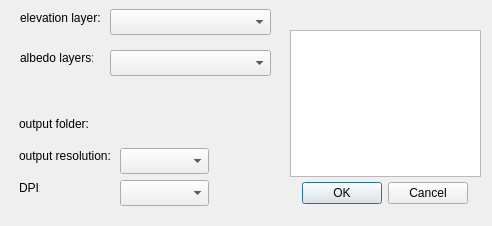
<?xml version="1.0" encoding="UTF-8"?>
<ui version="4.0">
 <class>QalqDialogBase</class>
 <widget class="QDialog" name="QalqDialogBase">
  <property name="geometry">
   <rect>
    <x>0</x>
    <y>0</y>
    <width>492</width>
    <height>226</height>
   </rect>
  </property>
  <property name="windowTitle">
   <string>Qalc</string>
  </property>
  <widget class="QgsMapLayerComboBox" name="mMapLayerComboBox">
   <property name="geometry">
    <rect>
     <x>110</x>
     <y>9</y>
     <width>161</width>
     <height>26</height>
    </rect>
   </property>
  </widget>
  <widget class="QLabel" name="label_2">
   <property name="geometry">
    <rect>
     <x>19</x>
     <y>116</y>
     <width>73</width>
     <height>16</height>
    </rect>
   </property>
   <property name="text">
    <string>output folder:</string>
   </property>
  </widget>
  <widget class="QLabel" name="label_resolution_3">
   <property name="geometry">
    <rect>
     <x>19</x>
     <y>180</y>
     <width>21</width>
     <height>16</height>
    </rect>
   </property>
   <property name="text">
    <string>DPI:</string>
   </property>
  </widget>
  <widget class="QgsFileWidget" name="mQgsFileWidget">
   <property name="geometry">
    <rect>
     <x>120</x>
     <y>116</y>
     <width>141</width>
     <height>26</height>
    </rect>
   </property>
  </widget>
  <widget class="QDialogButtonBox" name="button_box">
   <property name="geometry">
    <rect>
     <x>300</x>
     <y>180</y>
     <width>168</width>
     <height>26</height>
    </rect>
   </property>
   <property name="orientation">
    <enum>Qt::Orientation::Horizontal</enum>
   </property>
   <property name="standardButtons">
    <set>QDialogButtonBox::StandardButton::Cancel|QDialogButtonBox::StandardButton::Ok</set>
   </property>
  </widget>
  <widget class="QComboBox" name="mDPIComboBox">
   <property name="geometry">
    <rect>
     <x>120</x>
     <y>180</y>
     <width>89</width>
     <height>26</height>
    </rect>
   </property>
  </widget>
  <widget class="QComboBox" name="mResolutionComboBox">
   <property name="geometry">
    <rect>
     <x>120</x>
     <y>148</y>
     <width>89</width>
     <height>26</height>
    </rect>
   </property>
  </widget>
  <widget class="QLabel" name="label_resolution">
   <property name="geometry">
    <rect>
     <x>19</x>
     <y>148</y>
     <width>95</width>
     <height>16</height>
    </rect>
   </property>
   <property name="text">
    <string>output resolution:</string>
   </property>
  </widget>
  <widget class="QLabel" name="label">
   <property name="geometry">
    <rect>
     <x>20</x>
     <y>10</y>
     <width>80</width>
     <height>16</height>
    </rect>
   </property>
   <property name="text">
    <string>elevation layer:</string>
   </property>
  </widget>
  <widget class="QListWidget" name="albedo_listWidget">
   <property name="geometry">
    <rect>
     <x>290</x>
     <y>30</y>
     <width>191</width>
     <height>147</height>
    </rect>
   </property>
   <property name="acceptDrops">
    <bool>true</bool>
   </property>
  </widget>
  <widget class="QgsMapLayerComboBox" name="mAlbedoLayerComboBox">
   <property name="geometry">
    <rect>
     <x>110</x>
     <y>50</y>
     <width>161</width>
     <height>26</height>
    </rect>
   </property>
  </widget>
  <widget class="QLabel" name="label_albedo">
   <property name="geometry">
    <rect>
     <x>20</x>
     <y>50</y>
     <width>73</width>
     <height>16</height>
    </rect>
   </property>
   <property name="text">
    <string>albedo layers:</string>
   </property>
  </widget>
 </widget>
 <customwidgets>
  <customwidget>
   <class>QgsFileWidget</class>
   <extends>QWidget</extends>
   <header>qgsfilewidget.h</header>
  </customwidget>
  <customwidget>
   <class>QgsMapLayerComboBox</class>
   <extends>QComboBox</extends>
   <header>qgsmaplayercombobox.h</header>
  </customwidget>
 </customwidgets>
 <resources/>
 <connections>
  <connection>
   <sender>button_box</sender>
   <signal>accepted()</signal>
   <receiver>QalqDialogBase</receiver>
   <slot>accept()</slot>
   <hints>
    <hint type="sourcelabel">
     <x>240</x>
     <y>201</y>
    </hint>
    <hint type="destinationlabel">
     <x>20</x>
     <y>20</y>
    </hint>
   </hints>
  </connection>
  <connection>
   <sender>button_box</sender>
   <signal>rejected()</signal>
   <receiver>QalqDialogBase</receiver>
   <slot>reject()</slot>
   <hints>
    <hint type="sourcelabel">
     <x>240</x>
     <y>201</y>
    </hint>
    <hint type="destinationlabel">
     <x>20</x>
     <y>20</y>
    </hint>
   </hints>
  </connection>
 </connections>
</ui>
